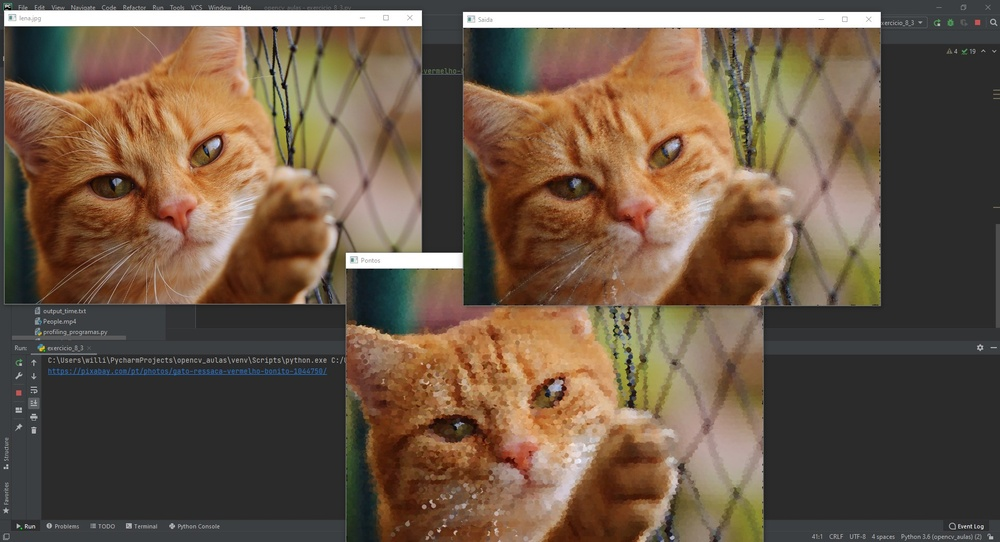
#> input picture Imagens/pycharm64_2020-12-14_18-05-50.jpg, 1000 x 542 px, shrunk from 1920 x 1040 before the run
$ python exercicio_2_2.py Imagens/pycharm64_2020-12-14_18-05-50.jpg
#> lines starting #> are read from the running program, lines starting #| are printed output that depends on the picture
import sys
import cv2 as cv
# import numpy as np


def regiao_funcao(img, p1, p2, fun):
    img_ret = img.copy()

    for i in range(min(p1[0], p2[0]), max(p1[0], p2[0])):
        for j in range(min(p1[1], p2[1]), max(p1[1], p2[1])):
            img_ret[i, j] = fun(img[i, j])

    return img_ret


def troca_regiao(img, p):
    tamanho = img.shape[:2]
    img_ret = img.copy()

    for i in range(tamanho[0]):
        for j in range(tamanho[1]):
            img_ret[i, j] = img[(i - p[0]) % tamanho[0], (j - p[1]) % tamanho[1]]

    return img_ret


def main():

    file_image = "lena.jpg"
    if len(sys.argv) >= 2:
        file_image = sys.argv[1]

    img = cv.imread(file_image, cv.IMREAD_GRAYSCALE)
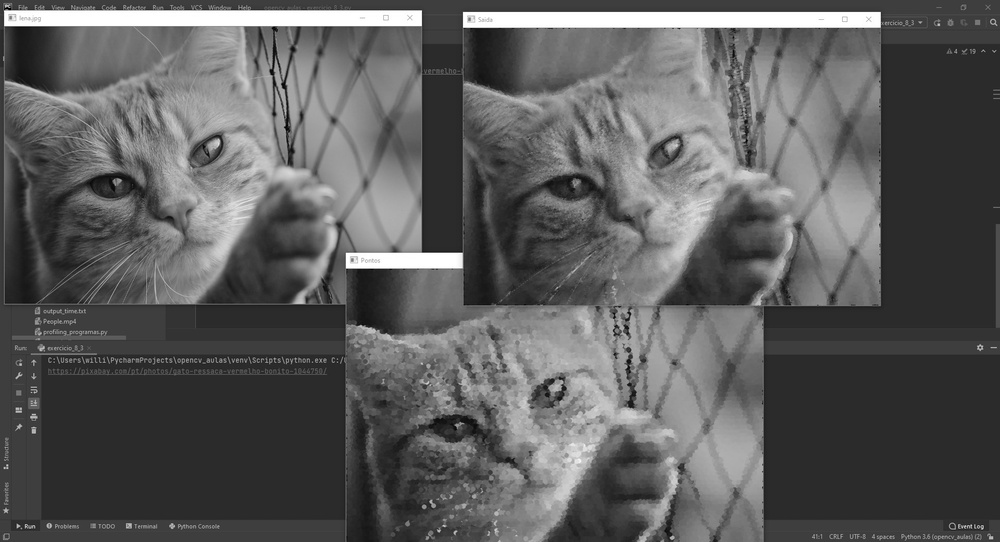
#> img: shape (542, 1000); min 0, max 255, mean 92.6

    print('Exercicio 2.2 A:\n')
#> (the run stopped early here; a loop or call above may not have finished)
